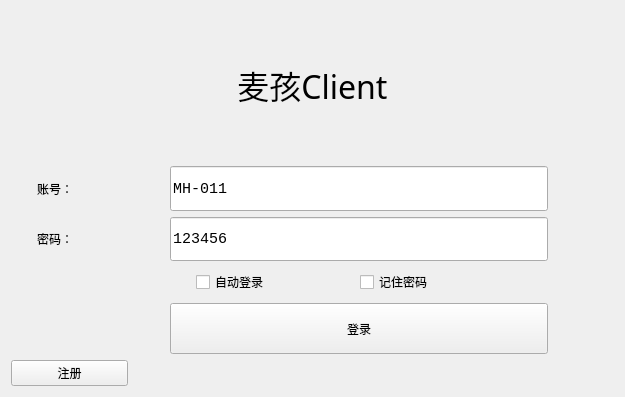
<?xml version="1.0" encoding="UTF-8"?>
<ui version="4.0">
 <class>Login</class>
 <widget class="QWidget" name="Login">
  <property name="geometry">
   <rect>
    <x>0</x>
    <y>0</y>
    <width>625</width>
    <height>397</height>
   </rect>
  </property>
  <property name="windowTitle">
   <string>Form</string>
  </property>
  <layout class="QGridLayout" name="gridLayout_2">
   <item row="0" column="0">
    <layout class="QGridLayout" name="gridLayout">
     <item row="11" column="0" colspan="2">
      <widget class="QPushButton" name="pb_signin">
       <property name="sizePolicy">
        <sizepolicy hsizetype="Preferred" vsizetype="Preferred">
         <horstretch>0</horstretch>
         <verstretch>0</verstretch>
        </sizepolicy>
       </property>
       <property name="text">
        <string>注册</string>
       </property>
      </widget>
     </item>
     <item row="7" column="1">
      <spacer name="verticalSpacer">
       <property name="orientation">
        <enum>Qt::Vertical</enum>
       </property>
       <property name="sizeType">
        <enum>QSizePolicy::Fixed</enum>
       </property>
       <property name="sizeHint" stdset="0">
        <size>
         <width>20</width>
         <height>30</height>
        </size>
       </property>
      </spacer>
     </item>
     <item row="6" column="1">
      <widget class="QLabel" name="label_3">
       <property name="sizePolicy">
        <sizepolicy hsizetype="Preferred" vsizetype="Preferred">
         <horstretch>20</horstretch>
         <verstretch>20</verstretch>
        </sizepolicy>
       </property>
       <property name="text">
        <string>密码：</string>
       </property>
      </widget>
     </item>
     <item row="7" column="6">
      <widget class="QCheckBox" name="cb_remember">
       <property name="text">
        <string>记住密码</string>
       </property>
      </widget>
     </item>
     <item row="5" column="0" rowspan="2">
      <spacer name="verticalSpacer_7">
       <property name="orientation">
        <enum>Qt::Vertical</enum>
       </property>
       <property name="sizeType">
        <enum>QSizePolicy::Fixed</enum>
       </property>
       <property name="sizeHint" stdset="0">
        <size>
         <width>20</width>
         <height>95</height>
        </size>
       </property>
      </spacer>
     </item>
     <item row="9" column="8">
      <spacer name="verticalSpacer_4">
       <property name="orientation">
        <enum>Qt::Vertical</enum>
       </property>
       <property name="sizeType">
        <enum>QSizePolicy::Fixed</enum>
       </property>
       <property name="sizeHint" stdset="0">
        <size>
         <width>20</width>
         <height>45</height>
        </size>
       </property>
      </spacer>
     </item>
     <item row="5" column="8">
      <spacer name="horizontalSpacer_3">
       <property name="orientation">
        <enum>Qt::Horizontal</enum>
       </property>
       <property name="sizeHint" stdset="0">
        <size>
         <width>60</width>
         <height>20</height>
        </size>
       </property>
      </spacer>
     </item>
     <item row="5" column="1">
      <widget class="QLabel" name="label_2">
       <property name="sizePolicy">
        <sizepolicy hsizetype="Minimum" vsizetype="Minimum">
         <horstretch>20</horstretch>
         <verstretch>20</verstretch>
        </sizepolicy>
       </property>
       <property name="text">
        <string>账号：</string>
       </property>
      </widget>
     </item>
     <item row="7" column="5">
      <spacer name="horizontalSpacer_2">
       <property name="orientation">
        <enum>Qt::Horizontal</enum>
       </property>
       <property name="sizeType">
        <enum>QSizePolicy::Fixed</enum>
       </property>
       <property name="sizeHint" stdset="0">
        <size>
         <width>60</width>
         <height>20</height>
        </size>
       </property>
      </spacer>
     </item>
     <item row="7" column="4">
      <widget class="QCheckBox" name="cb_autologin">
       <property name="text">
        <string>自动登录</string>
       </property>
      </widget>
     </item>
     <item row="7" column="3">
      <spacer name="horizontalSpacer_6">
       <property name="orientation">
        <enum>Qt::Horizontal</enum>
       </property>
       <property name="sizeType">
        <enum>QSizePolicy::Fixed</enum>
       </property>
       <property name="sizeHint" stdset="0">
        <size>
         <width>20</width>
         <height>20</height>
        </size>
       </property>
      </spacer>
     </item>
     <item row="5" column="2">
      <spacer name="horizontalSpacer">
       <property name="orientation">
        <enum>Qt::Horizontal</enum>
       </property>
       <property name="sizeHint" stdset="0">
        <size>
         <width>30</width>
         <height>20</height>
        </size>
       </property>
      </spacer>
     </item>
     <item row="6" column="3" colspan="5">
      <widget class="QLineEdit" name="le_pswd">
       <property name="sizePolicy">
        <sizepolicy hsizetype="Expanding" vsizetype="Preferred">
         <horstretch>20</horstretch>
         <verstretch>20</verstretch>
        </sizepolicy>
       </property>
       <property name="font">
        <font>
         <family>Consolas</family>
         <pointsize>11</pointsize>
         <weight>50</weight>
         <bold>false</bold>
        </font>
       </property>
       <property name="inputMask">
        <string/>
       </property>
       <property name="text">
        <string>123456</string>
       </property>
       <property name="placeholderText">
        <string>密码</string>
       </property>
      </widget>
     </item>
     <item row="5" column="3" colspan="5">
      <widget class="QLineEdit" name="le_account">
       <property name="enabled">
        <bool>true</bool>
       </property>
       <property name="sizePolicy">
        <sizepolicy hsizetype="Preferred" vsizetype="Preferred">
         <horstretch>20</horstretch>
         <verstretch>20</verstretch>
        </sizepolicy>
       </property>
       <property name="font">
        <font>
         <family>Consolas</family>
         <pointsize>11</pointsize>
         <weight>50</weight>
         <bold>false</bold>
         <stylestrategy>PreferAntialias</stylestrategy>
        </font>
       </property>
       <property name="focusPolicy">
        <enum>Qt::WheelFocus</enum>
       </property>
       <property name="contextMenuPolicy">
        <enum>Qt::NoContextMenu</enum>
       </property>
       <property name="toolTip">
        <string/>
       </property>
       <property name="statusTip">
        <string/>
       </property>
       <property name="whatsThis">
        <string/>
       </property>
       <property name="accessibleName">
        <string/>
       </property>
       <property name="inputMask">
        <string/>
       </property>
       <property name="text">
        <string>MH-011</string>
       </property>
       <property name="dragEnabled">
        <bool>false</bool>
       </property>
       <property name="placeholderText">
        <string>手机号/邮箱</string>
       </property>
       <property name="clearButtonEnabled">
        <bool>false</bool>
       </property>
      </widget>
     </item>
     <item row="9" column="3" rowspan="2" colspan="5">
      <widget class="QPushButton" name="pb_login">
       <property name="enabled">
        <bool>true</bool>
       </property>
       <property name="sizePolicy">
        <sizepolicy hsizetype="Preferred" vsizetype="Preferred">
         <horstretch>0</horstretch>
         <verstretch>0</verstretch>
        </sizepolicy>
       </property>
       <property name="layoutDirection">
        <enum>Qt::LeftToRight</enum>
       </property>
       <property name="text">
        <string>登录</string>
       </property>
      </widget>
     </item>
     <item row="1" column="0" rowspan="4" colspan="9">
      <widget class="QLabel" name="label">
       <property name="sizePolicy">
        <sizepolicy hsizetype="Preferred" vsizetype="Fixed">
         <horstretch>0</horstretch>
         <verstretch>20</verstretch>
        </sizepolicy>
       </property>
       <property name="font">
        <font>
         <family>幼圆</family>
         <pointsize>24</pointsize>
         <weight>50</weight>
         <italic>false</italic>
         <bold>false</bold>
        </font>
       </property>
       <property name="styleSheet">
        <string notr="true">font: 24pt &quot;幼圆&quot;;</string>
       </property>
       <property name="text">
        <string>麦孩Client</string>
       </property>
       <property name="textFormat">
        <enum>Qt::AutoText</enum>
       </property>
       <property name="alignment">
        <set>Qt::AlignCenter</set>
       </property>
      </widget>
     </item>
    </layout>
   </item>
  </layout>
 </widget>
 <resources/>
 <connections/>
</ui>
